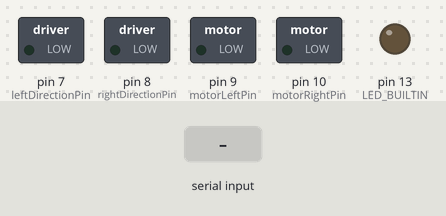
Simulated run of this sketch. Board: Arduino Uno, built with avr-gcc and run on an emulated ATmega328P. Parts: switched loads named in the sketch (green lamp = pin HIGH), output pins drawn as LEDs (lit = HIGH). Inputs (shaded band) come from the test bench. What the sketch prints to the serial monitor is not drawn.

Above: at 0.1 s.
At 1.1 s:
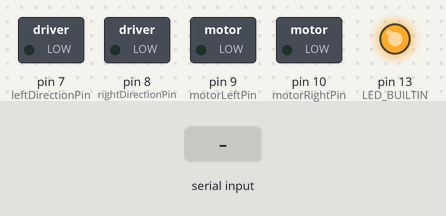
At 4.7 s:
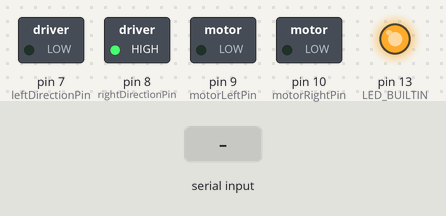
4.8 s: "1\n" received over Serial
Timing chart, 0 to 7.8 s (numbered marks = the images above; inputs shaded):
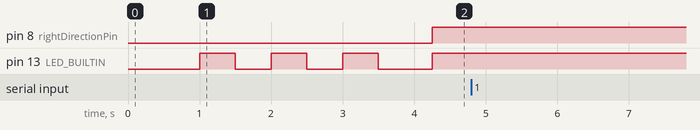

The sketch:

motordriver.ino
```cpp
const int analogInPin = A0;  // Analog input pin that the potentiometer is attached to
const int motorLeftPin = 9; // Analog output Left motor PWM
const int motorRightPin = 10; // Analog output Right motor PWM
const int leftDirectionPin = 7;
const int rightDirectionPin = 8;
// const int breakPin = 6;

const int NUMBER_OF_LOOPS_BEFORE_APPLYING_EMERGENCY_BREAKS = 4;

int numberOfLoopsWithoutCommands = 0;

int sensorValue = 0;        // value read from the pot
int outputValue = 0;        // value output to the PWM (analog out)

unsigned char inputBytes[5];         // array to hold incoming 5 steering bytes
boolean stringComplete = false;  // whether the string is complete

int currentState[4][2] = {
  {leftDirectionPin, LOW},
  {rightDirectionPin, HIGH}, // Since motor is mirored, direction needs to be mirrored
  {motorLeftPin, 0},
  {motorRightPin, 0}
  };


void changeState(int newDirectionLeft, int newDirectionRight, int newLeft, int newRight){
  // To avoid discrepencis in the PWM signal, only write state change
  // to pins if there actually is a state change.
  if(currentState[0][1] != newDirectionLeft){
    digitalWrite(currentState[0][0], newDirectionLeft);
    currentState[0][1] = newDirectionLeft;
  }
  if(currentState[1][1] != newDirectionRight){
    digitalWrite(currentState[1][0], !newDirectionRight); // Since motor is mirored, direction needs to be mirrored
    currentState[1][1] = newDirectionRight;
  }
  if(currentState[2][1] != newLeft){
    analogWrite(currentState[2][0], newLeft);
    currentState[2][1] = newLeft;
  }
  if(currentState[3][1] != newRight){
    analogWrite(currentState[3][0], newRight);
    currentState[3][1] = newRight;
  }
}

void setup() {
  Serial.begin(9600);
  // reserve 200 bytes for the inputBytes:
  pinMode(LED_BUILTIN, OUTPUT);
  digitalWrite(LED_BUILTIN, LOW);
  delay(1000);
  digitalWrite(LED_BUILTIN, HIGH);
  delay(500);
  digitalWrite(LED_BUILTIN, LOW);
  delay(500);
  digitalWrite(LED_BUILTIN, HIGH);
  delay(500);
  digitalWrite(LED_BUILTIN, LOW);
  delay(500);
  digitalWrite(LED_BUILTIN, HIGH);
  delay(500);
  digitalWrite(LED_BUILTIN, LOW);

  pinMode(leftDirectionPin, OUTPUT);
  pinMode(rightDirectionPin, OUTPUT);
  pinMode(motorLeftPin, OUTPUT);
  pinMode(motorRightPin, OUTPUT);

  delay(2);
  digitalWrite(leftDirectionPin, LOW);
  digitalWrite(rightDirectionPin, LOW);
  analogWrite(motorRightPin, 0);
  analogWrite(motorLeftPin, 0);
  //  digitalWrite(breakPin, LOW);
}

void serialDrive_v2(){
  //Comple first two bytes with value to the left motor
  unsigned short leftMotorSpeed = (inputBytes[0] << 8) | inputBytes[1];
  //Comple second two bytes with value to the right motor
  unsigned short rightMotorSpeed = (inputBytes[2] << 8) | inputBytes[3];
  int rightMotorDirection = LOW;
  int leftMotorDirection = LOW;
  if ((inputBytes[4] == 1) | (inputBytes[4] == 3)){
    rightMotorDirection = HIGH;
  } else {
    rightMotorDirection = LOW;
  }
  if ((inputBytes[4] == 3) | (inputBytes[4] == 2)){
    leftMotorDirection = HIGH;
  } else {
    leftMotorDirection = LOW;
  }
  Serial.println((unsigned int)inputBytes[0]);
  Serial.println((unsigned int)inputBytes[1]);
  Serial.println((unsigned int)inputBytes[2]);
  Serial.println((unsigned int)inputBytes[3]);
  Serial.println((unsigned int)inputBytes[4]);
  // Serial.println(left_motor);
  // Serial.println(right_motor);
  // Serial.println(direction);
  Serial.println("\n");
  changeState(leftMotorDirection, rightMotorDirection, leftMotorSpeed, rightMotorSpeed);
}


void wiggle() {
  int speed = 100;
  digitalWrite(leftDirectionPin, LOW);
  digitalWrite(rightDirectionPin, LOW);
  analogWrite(motorRightPin, speed);
  analogWrite(motorLeftPin, speed);
  digitalWrite(LED_BUILTIN, LOW);
  delay(10000);

  digitalWrite(leftDirectionPin, HIGH);
  digitalWrite(rightDirectionPin, HIGH);
  analogWrite(motorRightPin, speed);
  analogWrite(motorLeftPin, speed);
  digitalWrite(LED_BUILTIN, HIGH);
  delay(10000);

}

void loop() {

  //wiggle();

  if (stringComplete) {
    serialDrive_v2();
    // clear the string:
    stringComplete = false;
    numberOfLoopsWithoutCommands = 0;
    digitalWrite(LED_BUILTIN, LOW);
  } else {
    numberOfLoopsWithoutCommands++;
    delay(150);
    if (numberOfLoopsWithoutCommands > NUMBER_OF_LOOPS_BEFORE_APPLYING_EMERGENCY_BREAKS){
      digitalWrite(LED_BUILTIN, HIGH);
      changeState(LOW, LOW, 0, 0);
    }
  }
}

char bytesRead = 0;
void serialEvent() {
  while (Serial.available()) {
    unsigned char inChar = Serial.read();
    if (inChar == '\n' && bytesRead == 5) {
      stringComplete = true;
      bytesRead = 0;
      Serial.write("Y\n");
      return;
    } else if (bytesRead == 5){
      bytesRead = 0;
      Serial.write("N\n");
      return;
    } else if (inChar == '\n'){
      bytesRead = 0;
      Serial.write("E\n");
      return;
    }
    inputBytes[bytesRead] = inChar;
    bytesRead++;
    delay(5);
    // if the incoming character is a newline, set a flag
    // so the main loop can do something about it:

  }

}
```

Measured:
- after the input at 4.8 s, every drawn part: stays the same
